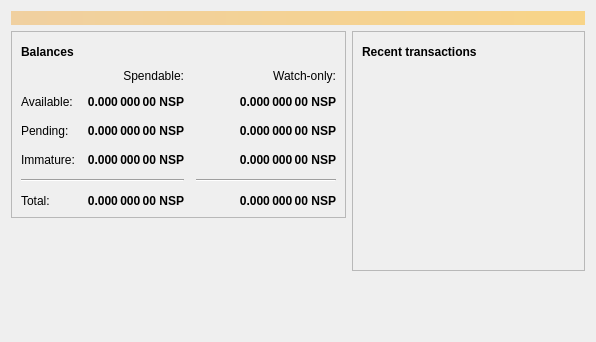
<?xml version="1.0" encoding="UTF-8"?>
<ui version="4.0">
 <class>OverviewPage</class>
 <widget class="QWidget" name="OverviewPage">
  <property name="geometry">
   <rect>
    <x>0</x>
    <y>0</y>
    <width>596</width>
    <height>342</height>
   </rect>
  </property>
  <property name="windowTitle">
   <string>Form</string>
  </property>
  <layout class="QVBoxLayout" name="topLayout">
   <item>
    <widget class="QLabel" name="labelAlerts">
     <property name="visible">
      <bool>false</bool>
     </property>
     <property name="styleSheet">
      <string notr="true">QLabel { background-color: qlineargradient(x1: 0, y1: 0, x2: 1, y2: 0, stop:0 #F0D0A0, stop:1 #F8D488); color:#000000; }</string>
     </property>
     <property name="wordWrap">
      <bool>true</bool>
     </property>
     <property name="margin">
      <number>3</number>
     </property>
     <property name="textInteractionFlags">
      <set>Qt::TextSelectableByMouse</set>
     </property>
    </widget>
   </item>
   <item>
    <layout class="QHBoxLayout" name="horizontalLayout" stretch="1,1">
     <item>
      <layout class="QVBoxLayout" name="verticalLayout_2">
       <item>
        <widget class="QFrame" name="frame">
         <property name="frameShape">
          <enum>QFrame::StyledPanel</enum>
         </property>
         <property name="frameShadow">
          <enum>QFrame::Raised</enum>
         </property>
         <layout class="QVBoxLayout" name="verticalLayout_4">
          <item>
           <layout class="QHBoxLayout" name="horizontalLayout_4">
            <item>
             <widget class="QLabel" name="label_5">
              <property name="font">
               <font>
                <weight>75</weight>
                <bold>true</bold>
               </font>
              </property>
              <property name="text">
               <string>Balances</string>
              </property>
             </widget>
            </item>
            <item>
             <widget class="QPushButton" name="labelWalletStatus">
              <property name="enabled">
               <bool>true</bool>
              </property>
              <property name="maximumSize">
               <size>
                <width>30</width>
                <height>16777215</height>
               </size>
              </property>
              <property name="toolTip">
               <string>The displayed information may be out of date. Your wallet automatically synchronizes with the Stephanpower network after a connection is established, but this process has not completed yet.</string>
              </property>
              <property name="text">
               <string/>
              </property>
              <property name="icon">
               <iconset resource="../bitcoin.qrc">
                <normaloff>:/icons/warning</normaloff>
                <disabledoff>:/icons/warning</disabledoff>:/icons/warning</iconset>
              </property>
              <property name="iconSize">
               <size>
                <width>24</width>
                <height>24</height>
               </size>
              </property>
              <property name="flat">
               <bool>true</bool>
              </property>
             </widget>
            </item>
            <item>
             <spacer name="horizontalSpacer_3">
              <property name="orientation">
               <enum>Qt::Horizontal</enum>
              </property>
              <property name="sizeHint" stdset="0">
               <size>
                <width>40</width>
                <height>20</height>
               </size>
              </property>
             </spacer>
            </item>
           </layout>
          </item>
          <item>
           <layout class="QGridLayout" name="gridLayout">
            <property name="spacing">
             <number>12</number>
            </property>
            <item row="2" column="2">
             <widget class="QLabel" name="labelWatchPending">
              <property name="font">
               <font>
                <weight>75</weight>
                <bold>true</bold>
               </font>
              </property>
              <property name="cursor">
               <cursorShape>IBeamCursor</cursorShape>
              </property>
              <property name="toolTip">
               <string>Unconfirmed transactions to watch-only addresses</string>
              </property>
              <property name="text">
               <string notr="true">0.000 000 00 NSP</string>
              </property>
              <property name="alignment">
               <set>Qt::AlignRight|Qt::AlignTrailing|Qt::AlignVCenter</set>
              </property>
              <property name="textInteractionFlags">
               <set>Qt::LinksAccessibleByMouse|Qt::TextSelectableByKeyboard|Qt::TextSelectableByMouse</set>
              </property>
             </widget>
            </item>
            <item row="2" column="1">
             <widget class="QLabel" name="labelUnconfirmed">
              <property name="font">
               <font>
                <weight>75</weight>
                <bold>true</bold>
               </font>
              </property>
              <property name="cursor">
               <cursorShape>IBeamCursor</cursorShape>
              </property>
              <property name="toolTip">
               <string>Total of transactions that have yet to be confirmed, and do not yet count toward the spendable balance</string>
              </property>
              <property name="text">
               <string notr="true">0.000 000 00 NSP</string>
              </property>
              <property name="alignment">
               <set>Qt::AlignRight|Qt::AlignTrailing|Qt::AlignVCenter</set>
              </property>
              <property name="textInteractionFlags">
               <set>Qt::LinksAccessibleByMouse|Qt::TextSelectableByKeyboard|Qt::TextSelectableByMouse</set>
              </property>
             </widget>
            </item>
            <item row="3" column="2">
             <widget class="QLabel" name="labelWatchImmature">
              <property name="font">
               <font>
                <weight>75</weight>
                <bold>true</bold>
               </font>
              </property>
              <property name="cursor">
               <cursorShape>IBeamCursor</cursorShape>
              </property>
              <property name="toolTip">
               <string>Mined balance in watch-only addresses that has not yet matured</string>
              </property>
              <property name="text">
               <string notr="true">0.000 000 00 NSP</string>
              </property>
              <property name="alignment">
               <set>Qt::AlignRight|Qt::AlignTrailing|Qt::AlignVCenter</set>
              </property>
              <property name="textInteractionFlags">
               <set>Qt::LinksAccessibleByMouse|Qt::TextSelectableByKeyboard|Qt::TextSelectableByMouse</set>
              </property>
             </widget>
            </item>
            <item row="4" column="0" colspan="2">
             <widget class="Line" name="line">
              <property name="orientation">
               <enum>Qt::Horizontal</enum>
              </property>
             </widget>
            </item>
            <item row="4" column="2">
             <widget class="Line" name="lineWatchBalance">
              <property name="sizePolicy">
               <sizepolicy hsizetype="Preferred" vsizetype="Fixed">
                <horstretch>0</horstretch>
                <verstretch>0</verstretch>
               </sizepolicy>
              </property>
              <property name="minimumSize">
               <size>
                <width>140</width>
                <height>0</height>
               </size>
              </property>
              <property name="orientation">
               <enum>Qt::Horizontal</enum>
              </property>
             </widget>
            </item>
            <item row="5" column="0">
             <widget class="QLabel" name="labelTotalText">
              <property name="text">
               <string>Total:</string>
              </property>
             </widget>
            </item>
            <item row="3" column="1">
             <widget class="QLabel" name="labelImmature">
              <property name="font">
               <font>
                <weight>75</weight>
                <bold>true</bold>
               </font>
              </property>
              <property name="cursor">
               <cursorShape>IBeamCursor</cursorShape>
              </property>
              <property name="toolTip">
               <string>Mined balance that has not yet matured</string>
              </property>
              <property name="text">
               <string notr="true">0.000 000 00 NSP</string>
              </property>
              <property name="alignment">
               <set>Qt::AlignRight|Qt::AlignTrailing|Qt::AlignVCenter</set>
              </property>
              <property name="textInteractionFlags">
               <set>Qt::LinksAccessibleByMouse|Qt::TextSelectableByKeyboard|Qt::TextSelectableByMouse</set>
              </property>
             </widget>
            </item>
            <item row="2" column="3">
             <spacer name="horizontalSpacer_2">
              <property name="orientation">
               <enum>Qt::Horizontal</enum>
              </property>
              <property name="sizeHint" stdset="0">
               <size>
                <width>40</width>
                <height>20</height>
               </size>
              </property>
             </spacer>
            </item>
            <item row="3" column="0">
             <widget class="QLabel" name="labelImmatureText">
              <property name="text">
               <string>Immature:</string>
              </property>
             </widget>
            </item>
            <item row="5" column="1">
             <widget class="QLabel" name="labelTotal">
              <property name="font">
               <font>
                <weight>75</weight>
                <bold>true</bold>
               </font>
              </property>
              <property name="cursor">
               <cursorShape>IBeamCursor</cursorShape>
              </property>
              <property name="toolTip">
               <string>Your current total balance</string>
              </property>
              <property name="text">
               <string notr="true">0.000 000 00 NSP</string>
              </property>
              <property name="alignment">
               <set>Qt::AlignRight|Qt::AlignTrailing|Qt::AlignVCenter</set>
              </property>
              <property name="textInteractionFlags">
               <set>Qt::LinksAccessibleByMouse|Qt::TextSelectableByKeyboard|Qt::TextSelectableByMouse</set>
              </property>
             </widget>
            </item>
            <item row="5" column="2">
             <widget class="QLabel" name="labelWatchTotal">
              <property name="font">
               <font>
                <weight>75</weight>
                <bold>true</bold>
               </font>
              </property>
              <property name="cursor">
               <cursorShape>IBeamCursor</cursorShape>
              </property>
              <property name="toolTip">
               <string>Current total balance in watch-only addresses</string>
              </property>
              <property name="text">
               <string notr="true">0.000 000 00 NSP</string>
              </property>
              <property name="alignment">
               <set>Qt::AlignRight|Qt::AlignTrailing|Qt::AlignVCenter</set>
              </property>
              <property name="textInteractionFlags">
               <set>Qt::LinksAccessibleByMouse|Qt::TextSelectableByKeyboard|Qt::TextSelectableByMouse</set>
              </property>
             </widget>
            </item>
            <item row="0" column="2">
             <widget class="QLabel" name="labelWatchonly">
              <property name="text">
               <string>Watch-only:</string>
              </property>
              <property name="alignment">
               <set>Qt::AlignRight|Qt::AlignTrailing|Qt::AlignVCenter</set>
              </property>
             </widget>
            </item>
            <item row="1" column="0">
             <widget class="QLabel" name="labelBalanceText">
              <property name="text">
               <string>Available:</string>
              </property>
             </widget>
            </item>
            <item row="1" column="1">
             <widget class="QLabel" name="labelBalance">
              <property name="font">
               <font>
                <weight>75</weight>
                <bold>true</bold>
               </font>
              </property>
              <property name="cursor">
               <cursorShape>IBeamCursor</cursorShape>
              </property>
              <property name="toolTip">
               <string>Your current spendable balance</string>
              </property>
              <property name="text">
               <string notr="true">0.000 000 00 NSP</string>
              </property>
              <property name="alignment">
               <set>Qt::AlignRight|Qt::AlignTrailing|Qt::AlignVCenter</set>
              </property>
              <property name="textInteractionFlags">
               <set>Qt::LinksAccessibleByMouse|Qt::TextSelectableByKeyboard|Qt::TextSelectableByMouse</set>
              </property>
             </widget>
            </item>
            <item row="1" column="2">
             <widget class="QLabel" name="labelWatchAvailable">
              <property name="font">
               <font>
                <weight>75</weight>
                <bold>true</bold>
               </font>
              </property>
              <property name="cursor">
               <cursorShape>IBeamCursor</cursorShape>
              </property>
              <property name="toolTip">
               <string>Your current balance in watch-only addresses</string>
              </property>
              <property name="text">
               <string notr="true">0.000 000 00 NSP</string>
              </property>
              <property name="alignment">
               <set>Qt::AlignRight|Qt::AlignTrailing|Qt::AlignVCenter</set>
              </property>
              <property name="textInteractionFlags">
               <set>Qt::LinksAccessibleByMouse|Qt::TextSelectableByKeyboard|Qt::TextSelectableByMouse</set>
              </property>
             </widget>
            </item>
            <item row="2" column="0">
             <widget class="QLabel" name="labelPendingText">
              <property name="text">
               <string>Pending:</string>
              </property>
             </widget>
            </item>
            <item row="0" column="1">
             <widget class="QLabel" name="labelSpendable">
              <property name="text">
               <string>Spendable:</string>
              </property>
              <property name="alignment">
               <set>Qt::AlignRight|Qt::AlignTrailing|Qt::AlignVCenter</set>
              </property>
             </widget>
            </item>
           </layout>
          </item>
         </layout>
        </widget>
       </item>
       <item>
        <spacer name="verticalSpacer">
         <property name="orientation">
          <enum>Qt::Vertical</enum>
         </property>
         <property name="sizeHint" stdset="0">
          <size>
           <width>20</width>
           <height>40</height>
          </size>
         </property>
        </spacer>
       </item>
      </layout>
     </item>
     <item>
      <layout class="QVBoxLayout" name="verticalLayout_3">
       <item>
        <widget class="QFrame" name="frame_2">
         <property name="frameShape">
          <enum>QFrame::StyledPanel</enum>
         </property>
         <property name="frameShadow">
          <enum>QFrame::Raised</enum>
         </property>
         <layout class="QVBoxLayout" name="verticalLayout">
          <item>
           <layout class="QHBoxLayout" name="horizontalLayout_2">
            <item>
             <widget class="QLabel" name="label_4">
              <property name="font">
               <font>
                <weight>75</weight>
                <bold>true</bold>
               </font>
              </property>
              <property name="text">
               <string>Recent transactions</string>
              </property>
             </widget>
            </item>
            <item>
             <widget class="QPushButton" name="labelTransactionsStatus">
              <property name="enabled">
               <bool>true</bool>
              </property>
              <property name="maximumSize">
               <size>
                <width>30</width>
                <height>16777215</height>
               </size>
              </property>
              <property name="toolTip">
               <string>The displayed information may be out of date. Your wallet automatically synchronizes with the Stephanpower network after a connection is established, but this process has not completed yet.</string>
              </property>
              <property name="text">
               <string/>
              </property>
              <property name="icon">
               <iconset resource="../bitcoin.qrc">
                <normaloff>:/icons/warning</normaloff>
                <disabledoff>:/icons/warning</disabledoff>:/icons/warning</iconset>
              </property>
              <property name="iconSize">
               <size>
                <width>24</width>
                <height>24</height>
               </size>
              </property>
              <property name="flat">
               <bool>true</bool>
              </property>
             </widget>
            </item>
            <item>
             <spacer name="horizontalSpacer">
              <property name="orientation">
               <enum>Qt::Horizontal</enum>
              </property>
              <property name="sizeHint" stdset="0">
               <size>
                <width>40</width>
                <height>20</height>
               </size>
              </property>
             </spacer>
            </item>
           </layout>
          </item>
          <item>
           <widget class="QListView" name="listTransactions">
            <property name="styleSheet">
             <string notr="true">QListView { background: transparent; }</string>
            </property>
            <property name="frameShape">
             <enum>QFrame::NoFrame</enum>
            </property>
            <property name="verticalScrollBarPolicy">
             <enum>Qt::ScrollBarAlwaysOff</enum>
            </property>
            <property name="horizontalScrollBarPolicy">
             <enum>Qt::ScrollBarAlwaysOff</enum>
            </property>
            <property name="selectionMode">
             <enum>QAbstractItemView::NoSelection</enum>
            </property>
           </widget>
          </item>
         </layout>
        </widget>
       </item>
       <item>
        <spacer name="verticalSpacer_2">
         <property name="orientation">
          <enum>Qt::Vertical</enum>
         </property>
         <property name="sizeHint" stdset="0">
          <size>
           <width>20</width>
           <height>40</height>
          </size>
         </property>
        </spacer>
       </item>
      </layout>
     </item>
    </layout>
   </item>
  </layout>
 </widget>
 <resources/>
 <connections/>
</ui>
